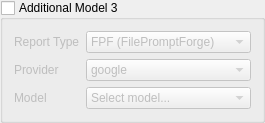
         <widget class="QGroupBox" name="groupAdditionalModel3">
          <property name="title">
           <string>Additional Model 3</string>
          </property>
          <property name="checkable">
           <bool>true</bool>
          </property>
          <property name="checked">
           <bool>false</bool>
          </property>
          <layout class="QFormLayout" name="formAdditionalModel3">
           <item row="0" column="0">
            <widget class="QLabel" name="labelAdditionalType3">
             <property name="text">
              <string>Report Type</string>
             </property>
            </widget>
           </item>
           <item row="0" column="1">
            <widget class="QComboBox" name="comboAdditionalType3">
             <item>
              <property name="text">
               <string>FPF (FilePromptForge)</string>
              </property>
             </item>
             <item>
              <property name="text">
               <string>GPTR (GPT Researcher)</string>
              </property>
             </item>
             <item>
              <property name="text">
               <string>DR (Deep Research)</string>
              </property>
             </item>
             <item>
              <property name="text">
               <string>MA (Multi-Agent Task)</string>
              </property>
             </item>
            </widget>
           </item>
           <item row="1" column="0">
            <widget class="QLabel" name="labelAdditionalProvider3">
             <property name="text">
              <string>Provider</string>
             </property>
            </widget>
           </item>
           <item row="1" column="1">
            <widget class="QComboBox" name="comboAdditionalProvider3">
             <item>
              <property name="text">
               <string>google</string>
              </property>
             </item>
             <item>
              <property name="text">
               <string>openai</string>
              </property>
             </item>
             <item>
              <property name="text">
               <string>openrouter</string>
              </property>
             </item>
            </widget>
           </item>
           <item row="2" column="0">
            <widget class="QLabel" name="labelAdditionalModel3">
             <property name="text">
              <string>Model</string>
             </property>
            </widget>
           </item>
           <item row="2" column="1">
            <widget class="QComboBox" name="comboAdditionalModel3">
             <item>
              <property name="text">
               <string>Select model...</string>
              </property>
             </item>
             <item>
              <property name="text">
               <string>gemini-2.5-flash</string>
              </property>
             </item>
             <item>
              <property name="text">
               <string>gpt-4.1</string>
              </property>
             </item>
             <item>
              <property name="text">
               <string>gpt-4o</string>
              </property>
             </item>
             <item>
              <property name="text">
               <string>gpt-5-mini</string>
              </property>
             </item>
             <item>
              <property name="text">
               <string>o4-mini</string>
              </property>
             </item>
             <item>
              <property name="text">
               <string>openrouter: custom</string>
              </property>
             </item>
            </widget>
           </item>
          </layout>
         </widget>
